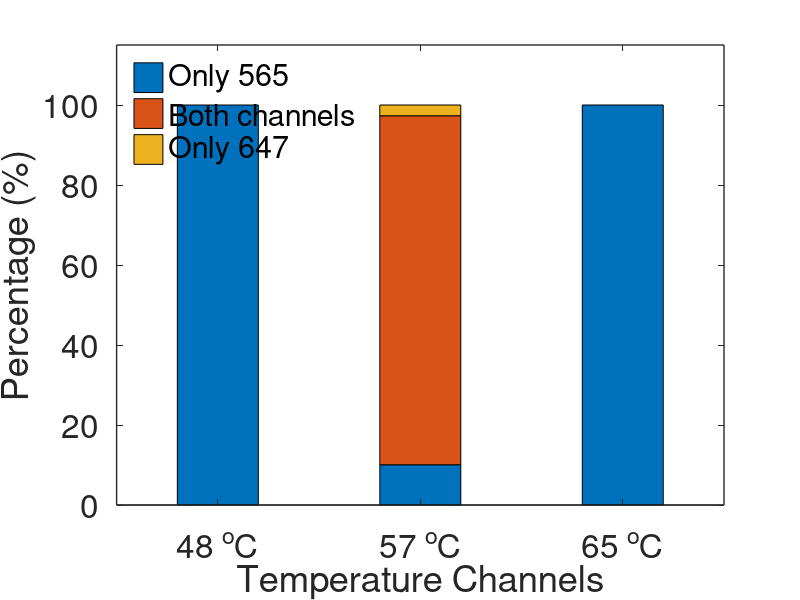

Write MATLAB code to recreate this figure.
percentage_matrix(1,:) = [179 0 0];
percentage_matrix(2,:) = [15 130 4];
%percentage_matrix(2,:) = [134 130 155];
percentage_matrix(3,:) = [101 0 0];

percentage_matrix(1,:) = percentage_matrix(1,:)/sum(percentage_matrix(1,:))*100;
percentage_matrix(2,:) = percentage_matrix(2,:)/sum(percentage_matrix(2,:))*100;
percentage_matrix(3,:) = percentage_matrix(3,:)/sum(percentage_matrix(3,:))*100;

%565 647 overlap

figure(3);
bar(percentage_matrix,'stacked','BarWidth', 0.4);
xlim([0.5 3.5]);
ylim([0 115]);
set(gca,'fontsize',24);
set(gca,'linewidth',1);
ylabel('Percentage (%)');
xlabel('Temperature Channels');
legend('Only 565','Both channels','Only 647','location','Northwest','FontSize',22);
legend boxoff;
set(gca,'XTickLabel',{'48 ^oC','57 ^oC','65 ^oC'});
print(3,'-depsc','Ref_Thermal.eps');




